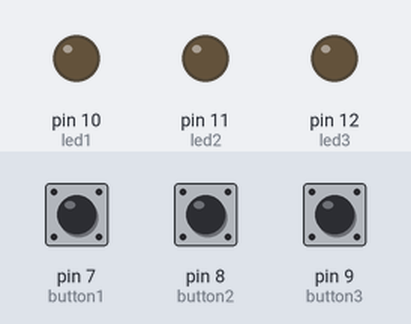
Bench run of a sketch on a simulated Arduino Uno, built with avr-gcc and run on an emulated ATmega328P. Parts: output pins drawn as LEDs (lit = HIGH). Inputs (shaded band) come from the test bench; at power-on: pin 7 (button1) LOW, pin 8 (button2) LOW, pin 9 (button3) LOW.

Above: at 1.2 s.
1.3 s: pin 7 (button1) pulled HIGH for 0.15 s
At 2.1 s:
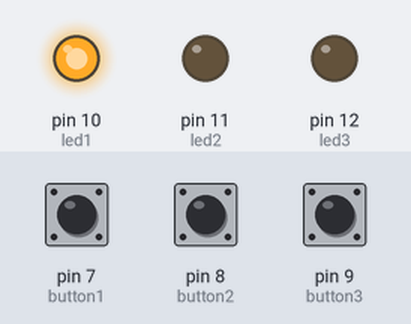
2.9 s: pin 8 (button2) pulled HIGH for 0.15 s
At 3.3 s:
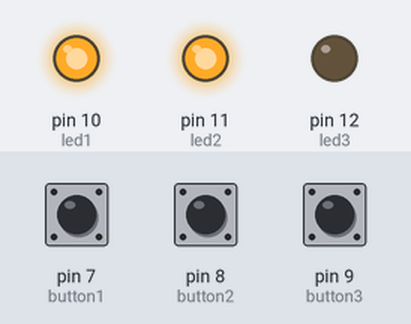
4.5 s: pin 9 (button3) pulled HIGH for 0.15 s
At 5.7 s:
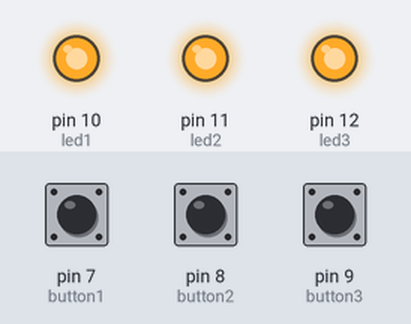
6.1 s: pin 7 (button1) pulled HIGH for 1 s
At 6.9 s:
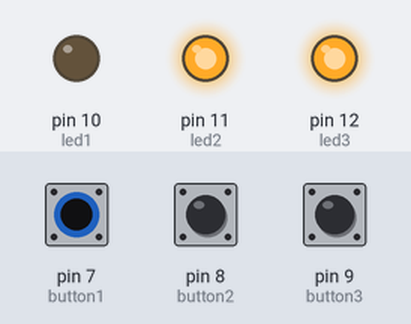
8.6 s: pin 8 (button2) pulled HIGH for 1 s
At 10.0 s:
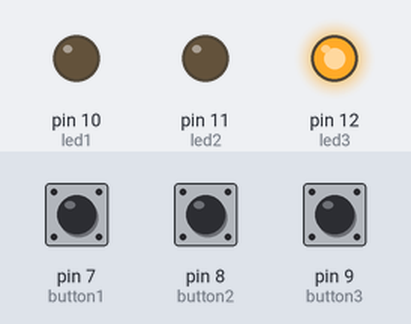
11.1 s: pin 7 (button1) pulled HIGH for 0.15 s
At 11.9 s:
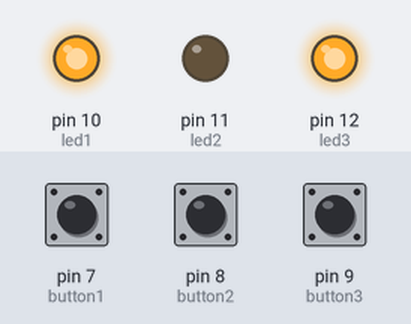
Timing chart, 0 to 13.7 s (numbered marks = the images above; inputs shaded):
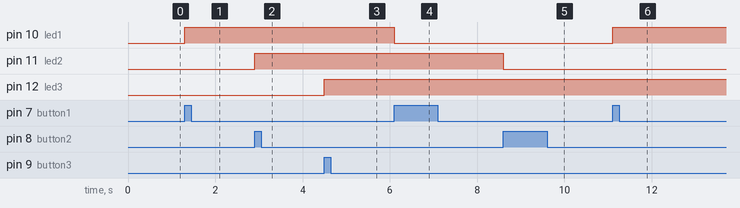

Measured:
- after the input at 1.3 s, pin 10 (led1): LOW → HIGH at once
- after the input at 2.9 s, pin 11 (led2): LOW → HIGH at once
- after the input at 4.5 s, pin 12 (led3): LOW → HIGH at once
- after the input at 6.1 s, pin 10 (led1): HIGH → LOW at once
- after the input at 8.6 s, pin 11 (led2): HIGH → LOW at once
- after the input at 11.1 s, pin 10 (led1): LOW → HIGH at once

The sketch:

A-Alrashdi_Code.ino
```cpp
const int button1 = 7;
const int button2 = 8;
const int button3 = 9;

const int led1 = 10;
const int led2 = 11;
const int led3 = 12;

int lastButton1 = LOW;
int lastButton2 = LOW;
int lastButton3 = LOW;

bool led1State = false;
bool led2State = false;
bool led3State = false;

void setup() {
pinMode(button1, INPUT);
pinMode(button2, INPUT);
pinMode(button3, INPUT);

pinMode(led1, OUTPUT);
pinMode(led2, OUTPUT);
pinMode(led3, OUTPUT);
}

void loop() {
int current1 = digitalRead(button1);
int current2 = digitalRead(button2);
int current3 = digitalRead(button3);

if (current1 == HIGH && lastButton1 == LOW) {
led1State = !led1State;
digitalWrite(led1, led1State);
delay(200); // Debounce
}
lastButton1 = current1;

if (current2 == HIGH && lastButton2 == LOW) {
led2State = !led2State;
digitalWrite(led2, led2State);
delay(200);
}
lastButton2 = current2;

if (current3 == HIGH && lastButton3 == LOW) {
led3State = !led3State;
digitalWrite(led3, led3State);
delay(200);
}
lastButton3 = current3;
}
```
